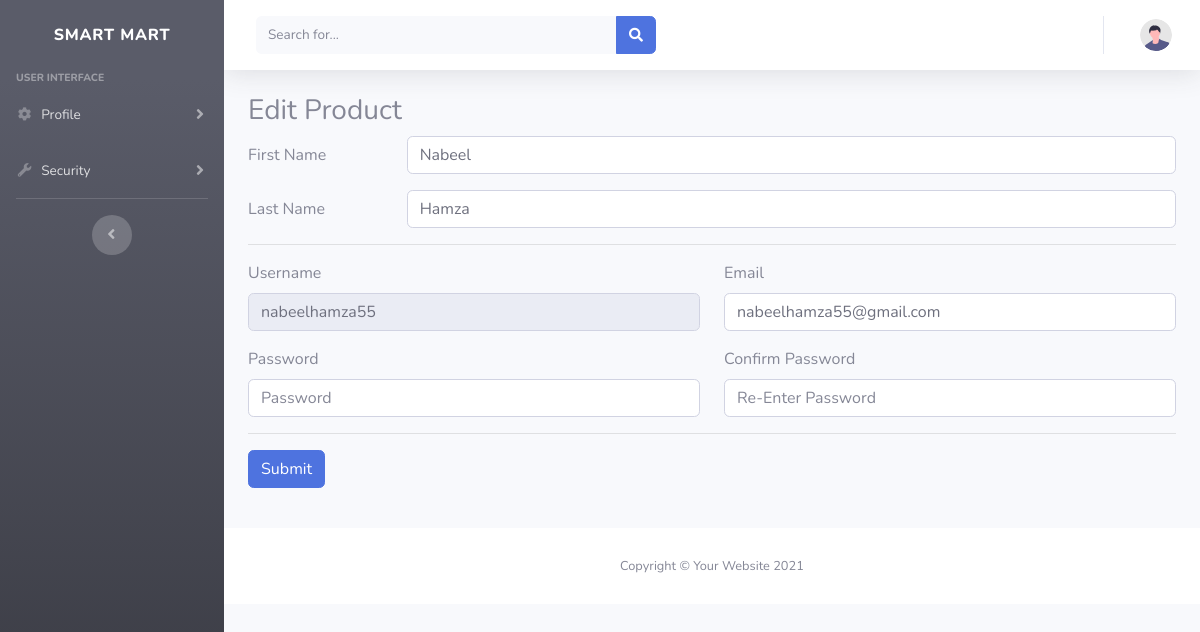
The app's page /Admin/_User_edit.php?id=1 with its own data.
### tables this page shows
CREATE TABLE `users` (
  `user_id` int NOT NULL,
  `first_name` varchar(255) DEFAULT NULL,
  `last_name` varchar(255) DEFAULT NULL,
  `username` varchar(255) NOT NULL,
  `email` varchar(255) NOT NULL,
  `password` varchar(255) NOT NULL,
  `u_type_fk` int NOT NULL DEFAULT '3',
  `creation_time` timestamp NOT NULL DEFAULT CURRENT_TIMESTAMP
);

### Admin/_User_edit.php (the view, shortened to what this page needs)
<?php
include('./function/db_connection.php');
     include('Html_opening.php');
     include('Sidebar.php');
     include('Nav_Topbar.php');
     $id = $_GET['id'];
     $values = "SELECT * FROM USERS WHERE user_id = '$id'";
     $val_r = mysqli_query($db, $values);
     $val_row = mysqli_num_rows($val_r);
     if ($val_row > 0) {
          $value = mysqli_fetch_assoc($val_r);
     }
?>
<div class="container-fluid">
     <div class="row">
          <div class="col-lg-12">
               <h3>Edit Product</h3>
          </div>
     </div>
     <div class="row">
          <div class="col-lg-12">
               <form action="../function/_edit_user.php" method="post">
                    <div class="form-group row">
                         <label class="col-lg-2 col-form-label" for="">First Name</label>
                         <div class="col-lg-10"><input type="text" name="f_name" id="user_f_name" class="form-control"
                                   placeholder="Enter First Name" value="<?php echo $value['first_name']; ?>"
                                   aria-describedby="helpId" required></div>
                    </div>
                    <div class="form-group row">
                         <label class="col-lg-2 col-form-label" for="">Last Name</label>
                         <div class="col-lg-10"><input type="text" name="l_name" id="user_l_name" class="form-control"
                                   value="<?php echo $value['last_name']; ?>" placeholder="Enter Last Name"
                                   aria-describedby="helpId"></div>
                    </div>
                    <hr>
                    <div class="row form-group">
                         <div class="col-lg-6">
                              <label for="username">Username</label>
                              <input type="text" name="username" value="<?php echo $value['username']; ?>" class="form-control" placeholder="" disabled>
                         </div>
                         <div class="col-lg-6">
                              <label for="">Email</label>
                              <input type="email" name="email" value="<?php echo $value['email']; ?>" class="form-control" placeholder="Enter Your Email">
                         </div>
                    </div>
                    <div class="row form-group">
                         <div class="col-lg-6">
                              <label for="">Password</label>
                              <input name="password" id="user_pass" type="password" class="form-control"
                                   placeholder="Password">
                         </div>
                         <div class="col-lg-6">
                              <label for="">Confirm Password</label>
                              <input name="c_pass" id="conf_pass" type="password" class="form-control"
                                   placeholder="Re-Enter Password">
                         </div>
                    </div>
                    <hr>
                    <div class="row">
                         <div class="col">
                              <input name="submit" id="submit_user_data" class="btn btn-primary" type="Submit"
                                   value="Submit">
                         </div>
                    </div>
               </form>
          </div>
     </div>
</div>
<?php
     include('Footer.php');
     include('Html_closing.php');
?>

### records on screen
users: f_name "Nabeel", l_name "Hamza", username "nabeelhamza55", email "nabeelhamza55@gmail.com"
